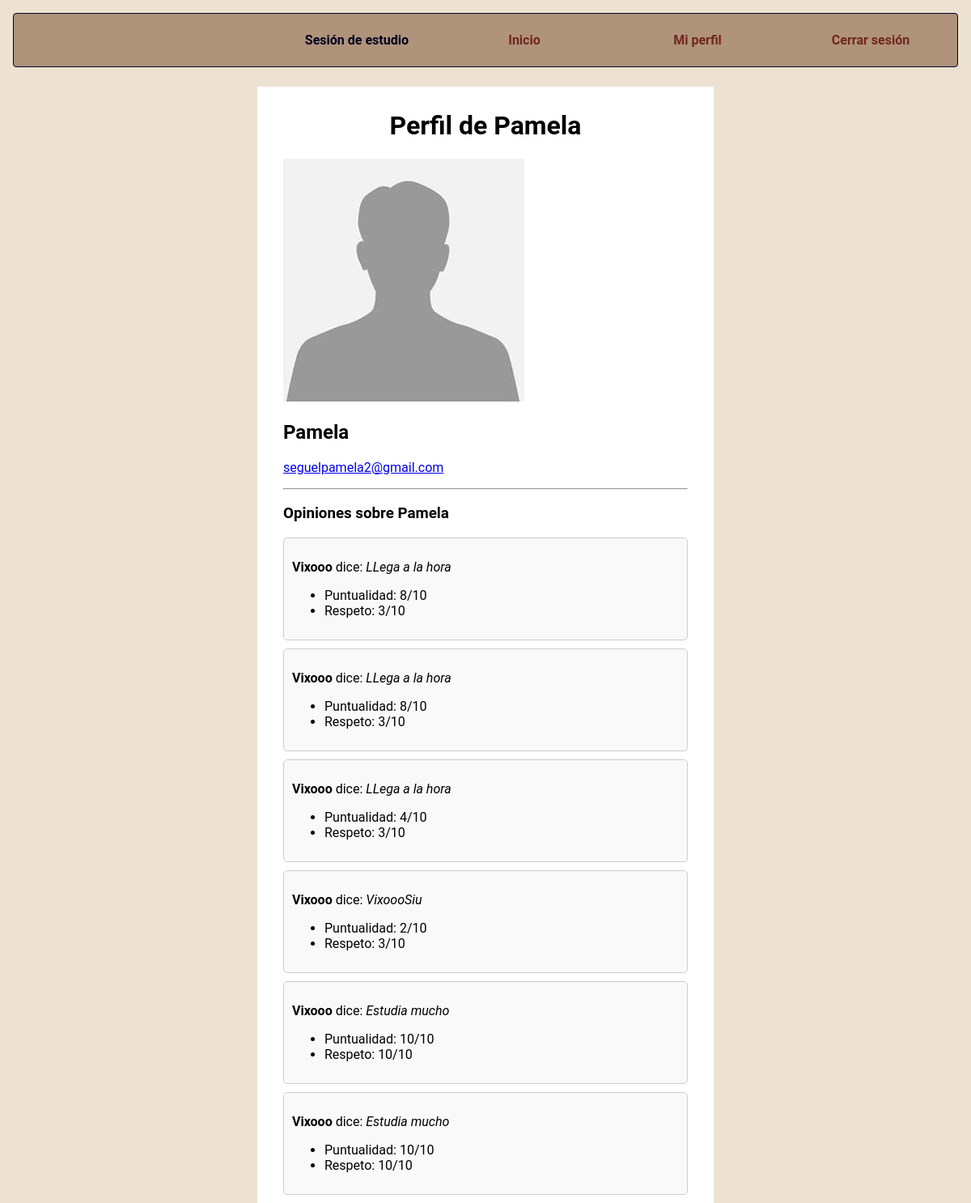
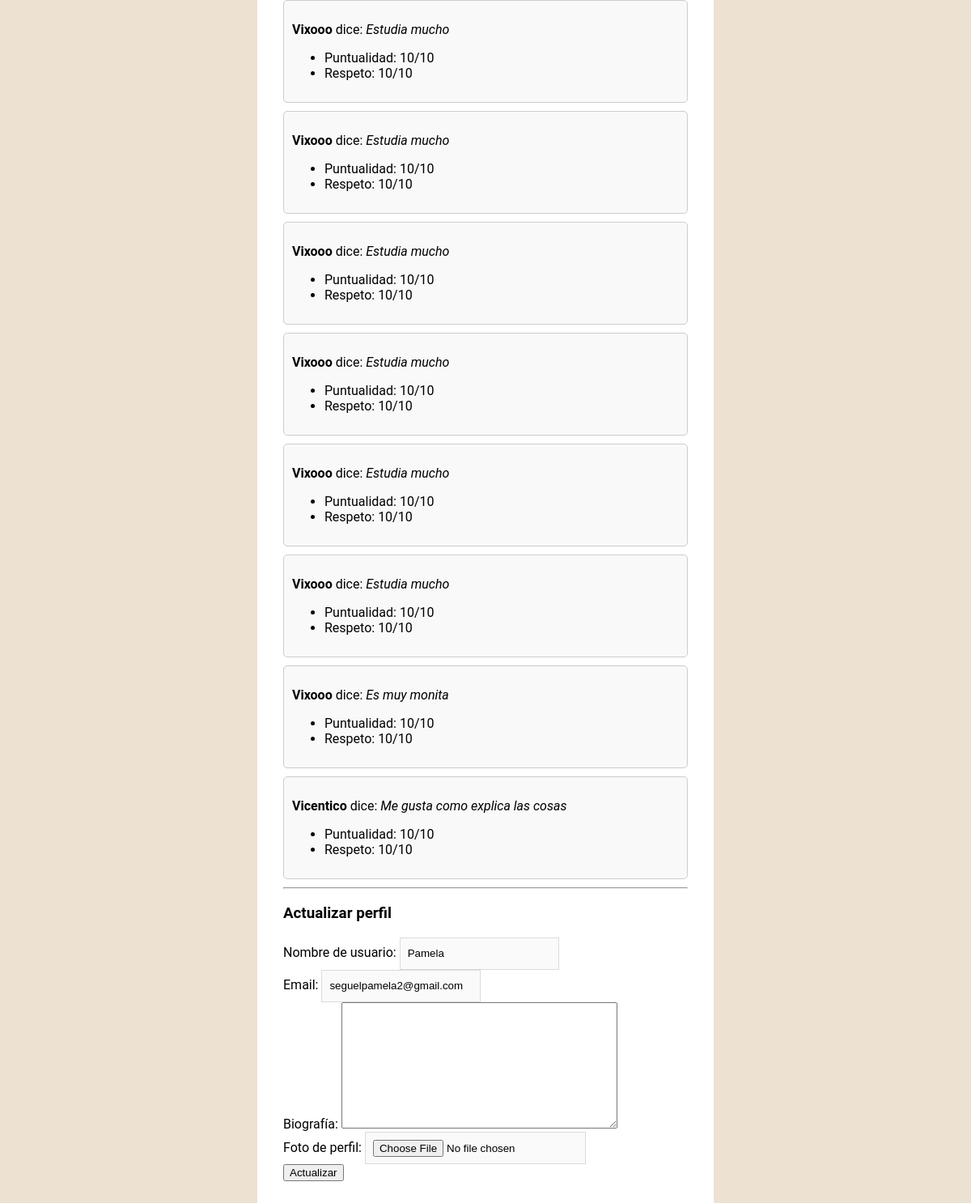
The app's page /perfil/Pamela/ (signed in) with its own data (2 pictures, top to bottom).
### appG7/models.py (models this page shows, shortened)
class User(AbstractUser):
  id = models.AutoField(primary_key = True)
  pronombres = [('La', 'La'), ('El', 'El'), ('Le', 'Le'), ('Otro', 'Otro')]
  pronombre = models.CharField(max_length = 5, choices = pronombres)
  apodo = models.CharField(max_length = 30)

class Profile(models.Model):
  user = models.OneToOneField(User, on_delete = models.CASCADE)
  bio = models.TextField(max_length = 500, blank = True)
  profile_pic = models.ImageField(default='avatar.jpg',upload_to = 'profile_pics', blank = True)

class OpinionUser(models.Model):
  id_critico = models.ForeignKey(User, related_name = 'opinion_as_critico', on_delete = models.CASCADE)
  id_criticado = models.ForeignKey(User, related_name = 'opinion_as_criticado', on_delete = models.CASCADE)
  opinion = models.CharField(max_length = 200)
  ratings = [('1', '1'), ('2', '2'), ('3', '3'), ('4', '4'), ('5', '5'), ('6', '6'), ('7', '7'), ('8', '8'), ('9', '9'), ('10', '10')]
  puntualidad = models.IntegerField(choices = ratings)
  respeto = models.IntegerField(choices = ratings)

### appG7/views.py (the view, shortened to what this page needs)
# urls.py: path('perfil/<str:user_apodo>/', views.UserProfile.as_view(), name='user_profile'),
class UserProfile(View):
    def get(self, request, user_apodo):
        user = get_object_or_404(User, username=user_apodo)
        user_form = UserUpdateForm(instance=request.user)
        profile_form = ProfileUpdateForm(instance=request.user.profile)
        opiniones = OpinionUser.objects.filter(id_criticado=user)
        context = {
            'user': user,
            'user_form': user_form,
            'profile_form': profile_form,
            'opiniones': opiniones
        }
        return render(request, 'appG7/perfil.html', context)

### appG7/forms.py
class UserUpdateForm(forms.ModelForm):
    username = forms.CharField(max_length=100,
                               required=True,
                               widget=forms.TextInput(attrs={'class': 'form-control'}))
    email = forms.EmailField(required=True,
                             widget=forms.TextInput(attrs={'class': 'form-control'}))
    class Meta:
        model = User
        fields = ['username', 'email']

class ProfileUpdateForm(forms.ModelForm):
    bio = forms.CharField(max_length=500,
                          required=False,
                          widget=forms.Textarea(attrs={'class': 'form-control'}))
    profile_pic = forms.ImageField(required=False, widget=forms.FileInput(attrs={'class': 'form-control'}))
    class Meta:
        model = Profile
        fields = ['bio', 'profile_pic']

### appG7/templates/appG7/perfil.html (shortened to what this page needs)
{% extends 'appG7/base.html' %}
{% block css %}
{% load static %}
<link rel="stylesheet" type="text/css" href="{% static '/appG7/login.css' %}">
<link rel="stylesheet" type="text/css" href="{% static '/appG7/perfil.css' %}">
{% endblock %}
{% block content %}
<div class="container">
   <h1 id="bajada"> Perfil de {{ user.username }} <br> </h1>
   {% if user.profile %}
      <img src="{{user.profile.profile_pic.url}}" alt="{{ user.username }}" class="profile_pic"  accept=".jpg,.jpeg,.png"/>
   {% endif %}
   <h2 class="text-center">{{ user.username | title }}</h2>
   <p class="text-center"><a href="mailto:{{user.email}}">{{user.email}}</a></p>
   <hr>
   <h3>Opiniones sobre {{ user.username }}</h3>
      {% for opinion in opiniones %}
         <div class="opinion">
            <p><strong>{{ opinion.id_critico.username }}</strong> dice: <i>{{ opinion.opinion }}</i></p>
            <ul>
               <li>Puntualidad: {{ opinion.puntualidad }}/10</li>
               <li>Respeto: {{ opinion.respeto }}/10</li>
            </ul>
         </div>
      {% empty %}
         <p>No hay opiniones sobre este usuario.</p>
      {% endfor %}
   {% if request.user == user %}
   <hr>
   <h3>Actualizar perfil</h3>
   <form method="POST" enctype="multipart/form-data">
      <div class="form-group">
         <label for="username">Nombre de usuario:</label>
         {{ user_form.username }}
       </div>
       <div class="form-group">
         <label for="email">Email:</label>
         {{ user_form.email}}
       </div>
       <div class="form-group">
         <label for="bio">Biografía:</label>
         {{ profile_form.bio }}
       </div>
       <div class="form-group">
         <label for="profile_pic">Foto de perfil:</label>
         {{ profile_form.profile_pic }}
       </div>
      <button type="submit" class="btn btn-primary">Actualizar</button>
  </form>
   {% else %}
      <a href="{% url 'opinion_usuario' request.user.username user.username %}" class="btn btn-outline-success">Opina sobre usuario</a>
   {% endif %}
</div>
{% endblock %}

### appG7/static/appG7/style.css (style rules this page uses)
:root { --black-color: #000022; --pink-color: #fcdc28; }
body { margin: 0; background-color: #ede1d2; font-family: "Roboto", sans-serif; }

### appG7/static/appG7/login.css (style rules this page uses)
:root { --color-borde: #dbdbdb; }
.container { height: 50%; max-width: 500px; margin: 2% auto; padding: 2rem; padding-top: .5rem; background-color: #ffffff; }
#bajada { text-align: center; }
label { padding-bottom: 1rem; cursor: pointer; }
input { border: 1px solid var(--color-borde); background-color: #fafafa; height: 20px; padding: 9px; }

### appG7/static/appG7/perfil.css (style rules this page uses)
.opinion { border: 1px solid #ccc; padding: 10px; margin-bottom: 10px; border-radius: 5px; background-color: #f9f9f9; }

### records on screen
User: username "Pamela", profile.profile_pic (placeholder picture), email "seguelpamela2@gmail.com"
OpinionUser: id_critico.username "Vixooo", opinion "LLega a la hora", puntualidad "8", respeto "3"
OpinionUser: id_critico.username "Vixooo", opinion "LLega a la hora", puntualidad "8", respeto "3"
OpinionUser: id_critico.username "Vixooo", opinion "LLega a la hora", puntualidad "4", respeto "3"
OpinionUser: id_critico.username "Vixooo", opinion "VixoooSiu", puntualidad "2", respeto "3"
OpinionUser: id_critico.username "Vixooo", opinion "Estudia mucho", puntualidad "10", respeto "10"
OpinionUser: id_critico.username "Vixooo", opinion "Estudia mucho", puntualidad "10", respeto "10"
OpinionUser: id_critico.username "Vixooo", opinion "Estudia mucho", puntualidad "10", respeto "10"
OpinionUser: id_critico.username "Vixooo", opinion "Estudia mucho", puntualidad "10", respeto "10"
OpinionUser: id_critico.username "Vixooo", opinion "Estudia mucho", puntualidad "10", respeto "10"
OpinionUser: id_critico.username "Vixooo", opinion "Estudia mucho", puntualidad "10", respeto "10"
OpinionUser: id_critico.username "Vixooo", opinion "Estudia mucho", puntualidad "10", respeto "10"
OpinionUser: id_critico.username "Vixooo", opinion "Estudia mucho", puntualidad "10", respeto "10"
OpinionUser: id_critico.username "Vixooo", opinion "Es muy monita", puntualidad "10", respeto "10"
OpinionUser: id_critico.username "Vicentico", opinion "Me gusta como explica las cosas", puntualidad "10", respeto "10"
